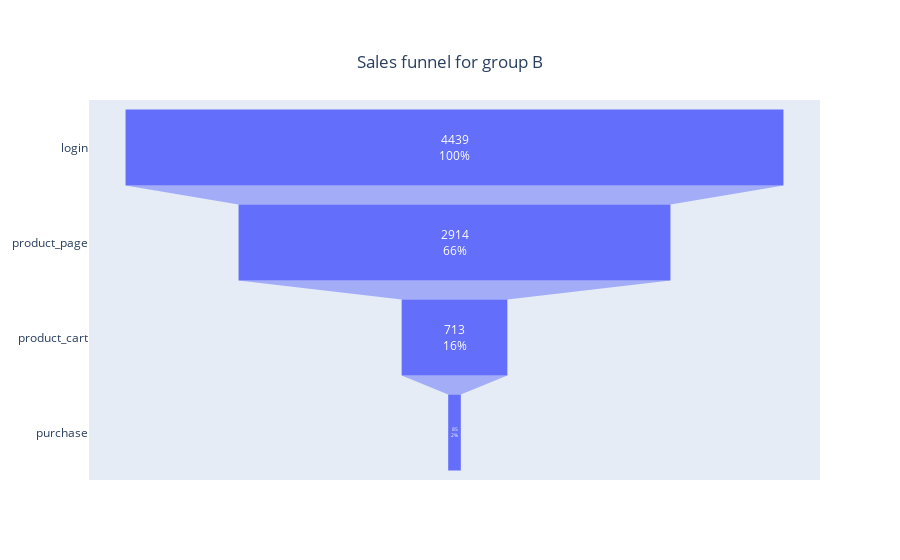

Notebook source saved alongside this figure:
### Code cell
#calculating the users at each stage of the funnel for group B
users_B = interface_B.pivot_table(
    index='user_id', 
    columns='event_name', 
    values='event_dt',
    aggfunc='min') 

step_1 = ~users_B['login'].isna()
step_2 = step_1 & (users_B['product_page'] >= users_B['login'])
step_3 = step_2 & (users_B['product_cart'] >= users_B['product_page'])
step_4 = step_3 & (users_B['purchase'] >= users_B['product_cart'])

n_login_B = users_B[step_1].shape[0]
n_product_B = users_B[step_2].shape[0]
n_cart_B = users_B[step_3].shape[0]
n_purchase_B = users_B[step_4].shape[0]

print('login:', n_login_B)
print('product_page:', n_product_B)
print('product_cart:', n_cart_B)
print('purchase:', n_purchase_B) 

fig_B_interface = go.Figure(go.Funnel(
    y=["login", "product_page", "product_cart", "purchase"],
    x=[n_login_B, n_product_B,  n_cart_B, n_purchase_B],
    textposition="inside",
    textinfo="value+percent initial"
))

fig_B_interface.update_layout(title={
    'text': "Sales funnel for group B",
    'y': 0.9,
    'x': 0.5,
    'xanchor': 'center',
    'yanchor': 'top'})

fig_B_interface.show()

### Figure 1 — Plotly figure (JSON) as saved in the notebook; plotly's stock layout.template omitted (floating-point values rounded to 4 significant figures)
{"data": [{"textinfo": "value+percent initial", "textposition": "inside", "type": "funnel", "x": [4439, 2914, 713, 85], "y": ["login", "product_page", "product_cart", "purchase"]}], "layout": {"title": {"text": "Sales funnel for group B", "x": 0.5, "xanchor": "center", "y": 0.9, "yanchor": "top"}}}
